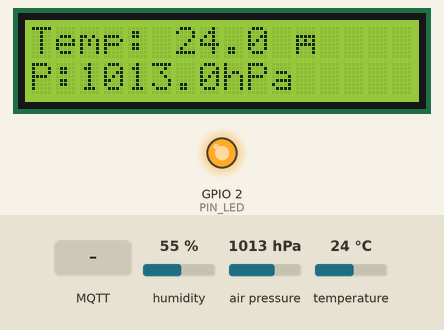
A sketch run on a simulated ESP32. Parts: 16×2 character LCD, output pins drawn as LEDs (lit = HIGH). The inputs (shaded band) are chosen by the test bench; at power-on: air pressure 1013 hPa, temperature 24 °C, humidity 55 %. WiFi joins after 1.5 s; servers stay silent unless stated; random numbers use the default seed unless the sketch sets one; no MQTT or app messages arrive unless stated; what the sketch prints to the serial monitor is not drawn.

Above: at 5.9 s.
6.0 s: MQTT message "1" arrives on the first subscribed topic
At 7.2 s:
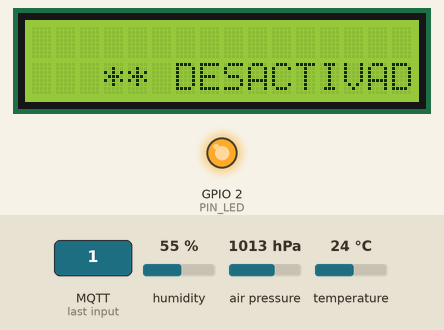
8.3 s: MQTT message "ON" arrives on the first subscribed topic
At 9.8 s:
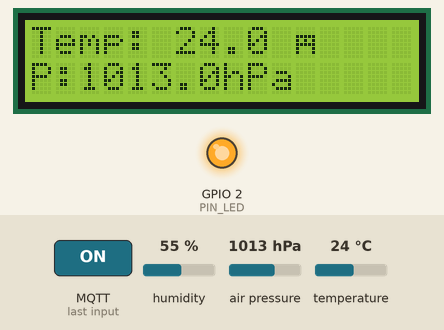
10.3 s: air pressure set to 952 hPa
At 11.1 s:
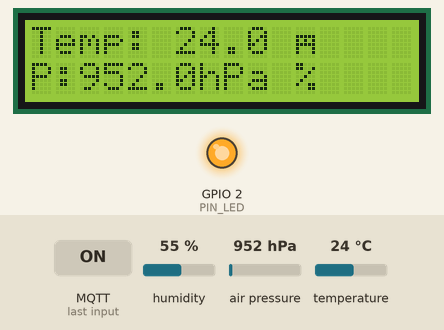
12.3 s: temperature set to 12 °C
At 14.0 s:
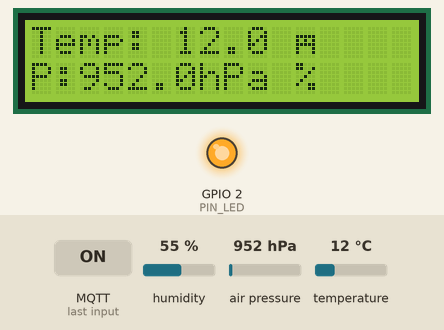
14.3 s: air pressure set to 975 hPa
At 15.5 s:
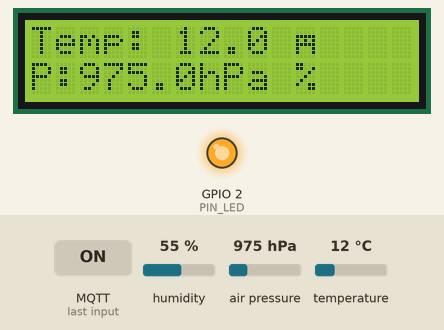
16.3 s: temperature set to 19 °C
At 17.2 s:
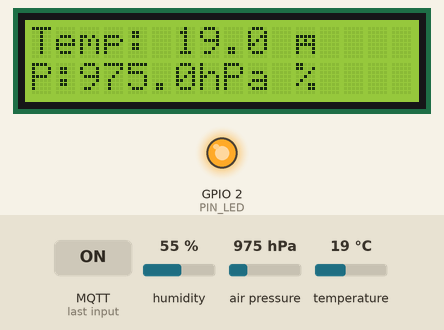
Timing chart, 0 to 19.3 s (numbered marks = the images above; inputs shaded):
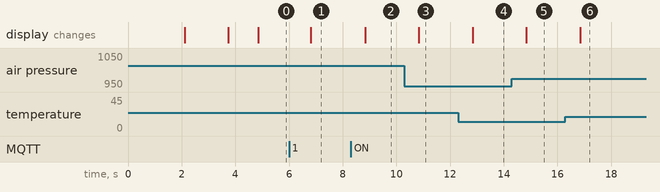

The sketch:

Ambientales.ino
```cpp
/**
 * Estación de Sensores Ambientales - ESP32
 *
 * Sensores: DHT22 (temp/humedad), BMP085 (presión), MQ135 (CO2)
 * Display:  LCD I2C 20x4
 * Protocolo: MQTT sobre WiFi
 *
 * Topics publicados:
 *   ambientales/temp     → temperatura en °C
 *   ambientales/humedad  → humedad relativa en %
 *   ambientales/co2      → nivel de CO2 estimado en %
 *   ambientales/presion  → presión atmosférica en hPa
 *   ambientales/estado   → estado de conexión del dispositivo
 *
 * Topics suscritos:
 *   ambientales/activado → "ON" = funcional | "OFF" = desactivado
 *
 * LED de estado (PIN_LED):
 *   Apagado          → Sin conexión WiFi
 *   Parpadeo rápido  → WiFi conectado, sin MQTT
 *   Encendido fijo   → WiFi + MQTT conectados y sistema activo
 */

// ─────────────────────────────────────────────
//  LIBRERÍAS
// ─────────────────────────────────────────────
#include <Wire.h>
#include <LiquidCrystal_I2C.h>
#include <DHT.h>
#include <Adafruit_BMP085.h>
#include <WiFi.h>
#include <PubSubClient.h>

// ─────────────────────────────────────────────
//  CONFIGURACIÓN DE PINES
// ─────────────────────────────────────────────
constexpr uint8_t  DHT_PIN        = 4;
constexpr uint8_t  MQ135_PIN      = 34;
constexpr uint8_t  LCD_SDA_PIN    = 21;
constexpr uint8_t  LCD_SCL_PIN    = 22;
constexpr uint8_t  PIN_LED        = 2;

// ─────────────────────────────────────────────
//  CONFIGURACIÓN DE SENSORES Y PANTALLA
// ─────────────────────────────────────────────
constexpr uint8_t  DHT_TYPE       = DHT22;
constexpr uint8_t  LCD_ADDR       = 0x27;
constexpr uint8_t  LCD_COLS       = 20;
constexpr uint8_t  LCD_ROWS       = 4;

constexpr int      CO2_MIN        = 5;    // Valor mínimo del CO2 simulado (%)
constexpr int      CO2_MAX        = 45;   // Valor máximo del CO2 simulado (%)

// ─────────────────────────────────────────────
//  CONFIGURACIÓN WIFI
// ─────────────────────────────────────────────
constexpr char     WIFI_SSID[]       = "Ohmbu-2.4G";
constexpr char     WIFI_PASS[]       = "Nene.peludo";
constexpr uint32_t WIFI_TIMEOUT_MS   = 10000;

// ─────────────────────────────────────────────
//  CONFIGURACIÓN MQTT
// ─────────────────────────────────────────────
constexpr char     MQTT_BROKER[]     = "192.168.88.100";
constexpr uint16_t MQTT_PORT         = 1883;
constexpr char     MQTT_USER[]       = "";
constexpr char     MQTT_PASS[]       = "";
constexpr char     MQTT_CLIENT_ID[]  = "esp32-estacion-ambiental";

constexpr char     TOPIC_TEMP[]      = "ambientales/temp";
constexpr char     TOPIC_HUMEDAD[]   = "ambientales/humedad";
constexpr char     TOPIC_CO2[]       = "ambientales/co2";
constexpr char     TOPIC_PRESION[]   = "ambientales/presion";
constexpr char     TOPIC_ESTADO[]    = "ambientales/estado";
constexpr char     TOPIC_ACTIVACION[]= "/baliza/7/estado";  // "ON" / "OFF"

// ─────────────────────────────────────────────
//  INTERVALOS DE TIEMPO
// ─────────────────────────────────────────────
constexpr uint32_t INTERVALO_LECTURA_MS      = 2000;
constexpr uint32_t INTERVALO_CO2_MS          = 10000; // Actualización del CO2 simulado
constexpr uint32_t INTERVALO_MQTT_MS         = 5000;
constexpr uint32_t INTERVALO_RECONEX_MS      = 10000;
constexpr uint32_t INTERVALO_PARPADEO_MS     = 300;

// ─────────────────────────────────────────────
//  OBJETOS GLOBALES
// ─────────────────────────────────────────────
LiquidCrystal_I2C lcd(LCD_ADDR, LCD_COLS, LCD_ROWS);
DHT               dht(DHT_PIN, DHT_TYPE);
Adafruit_BMP085   bmp;
WiFiClient        wifiClient;
PubSubClient      mqttClient(wifiClient);

// ─────────────────────────────────────────────
//  ESTADO GLOBAL
// ─────────────────────────────────────────────
struct SensorData {
  float temperatura = NAN;
  float humedad     = NAN;
  int   co2         = -1;
  float presion     = NAN;
  bool  bmpOk       = false;
};

SensorData datos;
bool       wifiConectado      = false;
bool       mqttConectado      = false;
bool       sistemaHabilitado  = true;
uint32_t   ultimaLectura      = 0;
uint32_t   ultimaPublicacion  = 0;
uint32_t   ultimaReconexion   = 0;
uint32_t   ultimoCO2          = 0;

// ─────────────────────────────────────────────
//  FUNCIONES: LED DE ESTADO
// ─────────────────────────────────────────────
void actualizarLED() {
  if (!wifiConectado) {
    digitalWrite(PIN_LED, LOW);
  } else if (!mqttConectado) {
    bool on = (millis() / INTERVALO_PARPADEO_MS) % 2 == 0;
    digitalWrite(PIN_LED, on ? HIGH : LOW);
  } else {
    digitalWrite(PIN_LED, HIGH);
  }
}

// ─────────────────────────────────────────────
//  FUNCIONES: WIFI
// ─────────────────────────────────────────────
bool conectarWifi() {
  if (WiFi.status() == WL_CONNECTED) { wifiConectado = true; return true; }

  Serial.printf("[WiFi] Conectando a %s...\n", WIFI_SSID);
  WiFi.mode(WIFI_STA);
  WiFi.begin(WIFI_SSID, WIFI_PASS);

  uint32_t inicio = millis();
  while (WiFi.status() != WL_CONNECTED && millis() - inicio < WIFI_TIMEOUT_MS) {
    delay(200);
    actualizarLED();
  }

  wifiConectado = (WiFi.status() == WL_CONNECTED);
  if (wifiConectado) {
    Serial.printf("[WiFi] Conectado. IP: %s\n", WiFi.localIP().toString().c_str());
  } else {
    Serial.println("[WiFi] Sin conexión. Se reintentará.");
  }
  return wifiConectado;
}

// ─────────────────────────────────────────────
//  FUNCIONES: MQTT
// ─────────────────────────────────────────────
void publicarFloat(const char* topic, float valor, uint8_t decimales = 2) {
  if (!mqttConectado || !sistemaHabilitado) return;
  char buffer[16];
  dtostrf(valor, 1, decimales, buffer);
  mqttClient.publish(topic, buffer);
  Serial.printf("[MQTT] %s → %s\n", topic, buffer);
}

void publicarInt(const char* topic, int valor) {
  if (!mqttConectado || !sistemaHabilitado) return;
  char buffer[8];
  snprintf(buffer, sizeof(buffer), "%d", valor);
  mqttClient.publish(topic, buffer);
  Serial.printf("[MQTT] %s → %s\n", topic, buffer);
}

void publicarDatos() {
  if (!isnan(datos.temperatura)) publicarFloat(TOPIC_TEMP,    datos.temperatura, 1);
  if (!isnan(datos.humedad))     publicarFloat(TOPIC_HUMEDAD, datos.humedad,     1);
  if (datos.co2 >= 0)            publicarInt  (TOPIC_CO2,     datos.co2);
  if (datos.bmpOk)               publicarFloat(TOPIC_PRESION, datos.presion / 100.0f, 2);
}

/**
 * Callback MQTT.
 * Gestiona el topic de activación; ignora cualquier otro mensaje
 * ya que este prototipo solo publica datos y no recibe comandos de control.
 */
void callbackMQTT(char* topic, byte* payload, unsigned int length) {
  char msg[length + 1];
  memcpy(msg, payload, length);
  msg[length] = '\0';

  Serial.printf("[MQTT] %s → %s\n", topic, msg);

  if (strcmp(topic, TOPIC_ACTIVACION) == 0) {
    bool nuevoEstado = (strcmp(msg, "ON") == 0);
    if (nuevoEstado != sistemaHabilitado) {
      sistemaHabilitado = nuevoEstado;
      Serial.printf("[Sistema] %s\n", sistemaHabilitado ? "ACTIVADO" : "DESACTIVADO");
    }
  }
}

bool conectarMQTT() {
  if (!wifiConectado) return false;
  if (mqttClient.connected()) { mqttConectado = true; return true; }

  Serial.printf("[MQTT] Conectando a %s:%d...\n", MQTT_BROKER, MQTT_PORT);
  mqttClient.setServer(MQTT_BROKER, MQTT_PORT);
  mqttClient.setCallback(callbackMQTT);

  bool ok = mqttClient.connect(MQTT_CLIENT_ID);

  mqttConectado = ok;
  if (ok) {
    Serial.println("[MQTT] Conectado al broker.");
    mqttClient.publish(TOPIC_ESTADO, "online", true);
    mqttClient.subscribe(TOPIC_ACTIVACION);
  } else {
    Serial.printf("[MQTT] Falló. Código: %d. Se reintentará.\n", mqttClient.state());
  }
  return ok;
}

// ─────────────────────────────────────────────
//  FUNCIONES: SENSORES
// ─────────────────────────────────────────────
void leerSensores() {
  float h = dht.readHumidity();
  float t = dht.readTemperature();

  if (!isnan(h) && !isnan(t)) {
    datos.humedad     = h;
    datos.temperatura = t;
  } else {
    Serial.println("[Sensor] Error leyendo DHT22.");
    datos.humedad     = NAN;
    datos.temperatura = NAN;
  }

  // CO2 simulado: valor aleatorio entre CO2_MIN y CO2_MAX, se actualiza cada INTERVALO_CO2_MS
  if (datos.co2 < 0 || millis() - ultimoCO2 >= INTERVALO_CO2_MS) {
    datos.co2  = random(CO2_MIN, CO2_MAX + 1);
    ultimoCO2  = millis();
  }

  if (datos.bmpOk) {
    datos.presion = bmp.readPressure();
  }
}

// ─────────────────────────────────────────────
//  FUNCIONES: PANTALLA LCD
// ─────────────────────────────────────────────
void mostrarEnLCD() {
  lcd.clear();

  lcd.setCursor(0, 0);
  if (!isnan(datos.temperatura)) {
    lcd.print("Temp: "); lcd.print(datos.temperatura, 1); lcd.print(" \xDFC");
  } else {
    lcd.print("Temp: ERROR");
  }

  lcd.setCursor(0, 1);
  if (!isnan(datos.humedad)) {
    lcd.print("Hum:  "); lcd.print(datos.humedad, 1); lcd.print(" %");
  } else {
    lcd.print("Hum:  ERROR");
  }

  lcd.setCursor(0, 2);
  lcd.print("CO2:  "); lcd.print(datos.co2); lcd.print(" %");

  lcd.setCursor(0, 3);
  if (datos.bmpOk && !isnan(datos.presion)) {
    lcd.print("P:"); lcd.print(datos.presion / 100.0f, 1); lcd.print("hPa ");
  } else {
    lcd.print("P: N/A      ");
  }

  // lcd.setCursor(16, 3);
  // if (mqttConectado)    lcd.print("MQTT");
  // else if (wifiConectado) lcd.print("WiFi");
  // else                  lcd.print("----");
}

void mostrarDesactivado() {
  lcd.clear();
  lcd.setCursor(3, 1);
  lcd.print("** DESACTIVADO **");
  lcd.setCursor(16, 3);
  lcd.print("MQTT");
}

// ─────────────────────────────────────────────
//  SETUP
// ─────────────────────────────────────────────
void setup() {
  Serial.begin(115200);
  Serial.println("\n[Sistema] Iniciando estación ambiental ESP32...");

  pinMode(PIN_LED, OUTPUT);
  digitalWrite(PIN_LED, LOW);

  Wire.begin(LCD_SDA_PIN, LCD_SCL_PIN);
  lcd.init();
  lcd.backlight();
  lcd.clear();
  lcd.setCursor(0, 0);
  lcd.print("Estacion Ambiental");
  lcd.setCursor(0, 1);
  lcd.print("Iniciando...");

  dht.begin();
  randomSeed(esp_random());  // Semilla de hardware para el CO2 simulado

  datos.bmpOk = bmp.begin();
  if (!datos.bmpOk) {
    Serial.println("[Sensor] BMP085 no encontrado.");
    lcd.setCursor(0, 2);
    lcd.print("BMP085: ERROR");
  }

  delay(2000);

  lcd.clear();
  lcd.setCursor(0, 0);
  lcd.print("Conectando WiFi...");
  conectarWifi();

  if (wifiConectado) {
    lcd.setCursor(0, 1);
    lcd.print("Conectando MQTT...");
    conectarMQTT();
  }

  actualizarLED();
  delay(1000);
  lcd.clear();
  Serial.println("[Sistema] Setup completo.");
}

// ─────────────────────────────────────────────
//  LOOP
// ─────────────────────────────────────────────
void loop() {
  uint32_t ahora = millis();

  // ── Mantener MQTT activo ──────────────────
  if (mqttConectado) {
    if (!mqttClient.loop()) {
      mqttConectado        = false;
      sistemaHabilitado    = true;  // Failsafe: sin MQTT, siempre funcional
      Serial.println("[MQTT] Conexión perdida.");
    }
  }

  // ── Reintentar conexiones ─────────────────
  if (ahora - ultimaReconexion >= INTERVALO_RECONEX_MS) {
    ultimaReconexion = ahora;
    if (!wifiConectado || WiFi.status() != WL_CONNECTED) {
      wifiConectado = false;
      mqttConectado = false;
      sistemaHabilitado = true;  // Failsafe
      conectarWifi();
    }
    if (wifiConectado && !mqttConectado) conectarMQTT();
  }

  // ── Leer sensores y actualizar LCD ────────
  if (ahora - ultimaLectura >= INTERVALO_LECTURA_MS) {
    ultimaLectura = ahora;
    if (sistemaHabilitado) {
      leerSensores();
      mostrarEnLCD();
    } else {
      mostrarDesactivado();
    }
  }

  // ── Publicar por MQTT ─────────────────────
  if (sistemaHabilitado && mqttConectado && ahora - ultimaPublicacion >= INTERVALO_MQTT_MS) {
    ultimaPublicacion = ahora;
    publicarDatos();
  }

  // ── LED de estado ─────────────────────────
  actualizarLED();
}
```

Measured:
- after the input at 6.0 s, the display: changes after 0.82 s (image 1)
- after the input at 8.3 s, the display: changes after 0.55 s (image 2)
- after the input at 10.3 s, the display: changes after 0.54 s (image 3)
- after the input at 12.3 s, the display: changes after 0.55 s (image 4)
- after the input at 14.3 s, the display: changes after 0.54 s (image 5)
- after the input at 16.3 s, the display: changes after 0.55 s (image 6)
